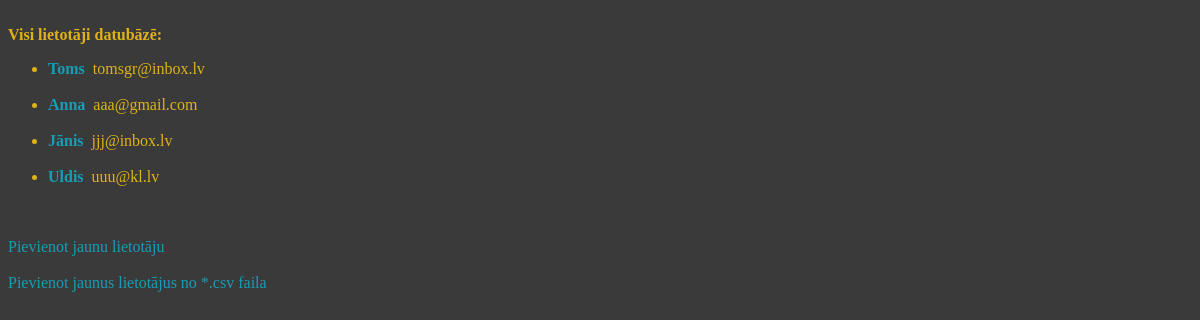
The app's page /, older data.
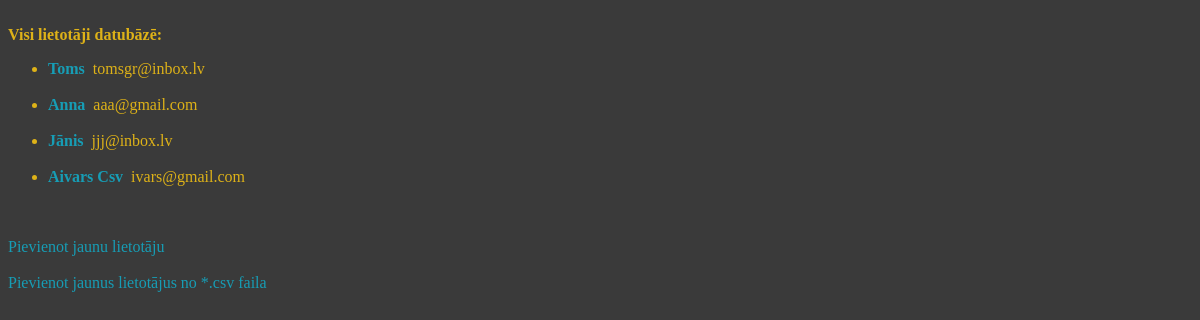
The same page, newer data.
### uzdevumi/models.py (models this page shows)
class Juzeru_klase(models.Model):
    user = models.CharField(max_length=100)
    email = models.EmailField(max_length=100)

### uzdevumi/views.py (the view)
# urls.py: path('', uzdevumi.views.md3_skats_db_saraksts),
def md3_skats_db_saraksts(request):
	juuzeri = Juzeru_klase.objects.all() # Juzeru_klase.object.get(id=1)  vai Juzeru_klase.object.get(user='Toms') vai Juzeru_klase.object.filter(user='Anna') (atgriež visus, kam user='Anna')
	return render(
		request,
		template_name='md3_db_03.html',
		context={'visi_juzeri': juuzeri},
	)

### templates/md3_db_03.html
{% extends 'base.html' %}
{% block content %}
<br>
<b>Visi lietotāji datubāzē:</b>
<br>
<ul>
{% for element in visi_juzeri %}
    <li>
    <a href="{% url 'viens_juzeris' user_id=element.id %}">
    <b>{{ element.user }}</b></a>
        &nbsp;{{ element.email }}
    </li><br>
{% endfor %}
</ul>
<br>
<a href="add-user">Pievienot jaunu lietotāju</a>
<br><br>
<a href="add-file">Pievienot jaunus lietotājus no *.csv faila</a>
{% endblock %}

Row changes from the older to the newer data that the page shows:
removed Juzeru_klase: user "Uldis", email "uuu@kl.lv"
added Juzeru_klase: user "Aivars Csv", email "ivars@gmail.com"
